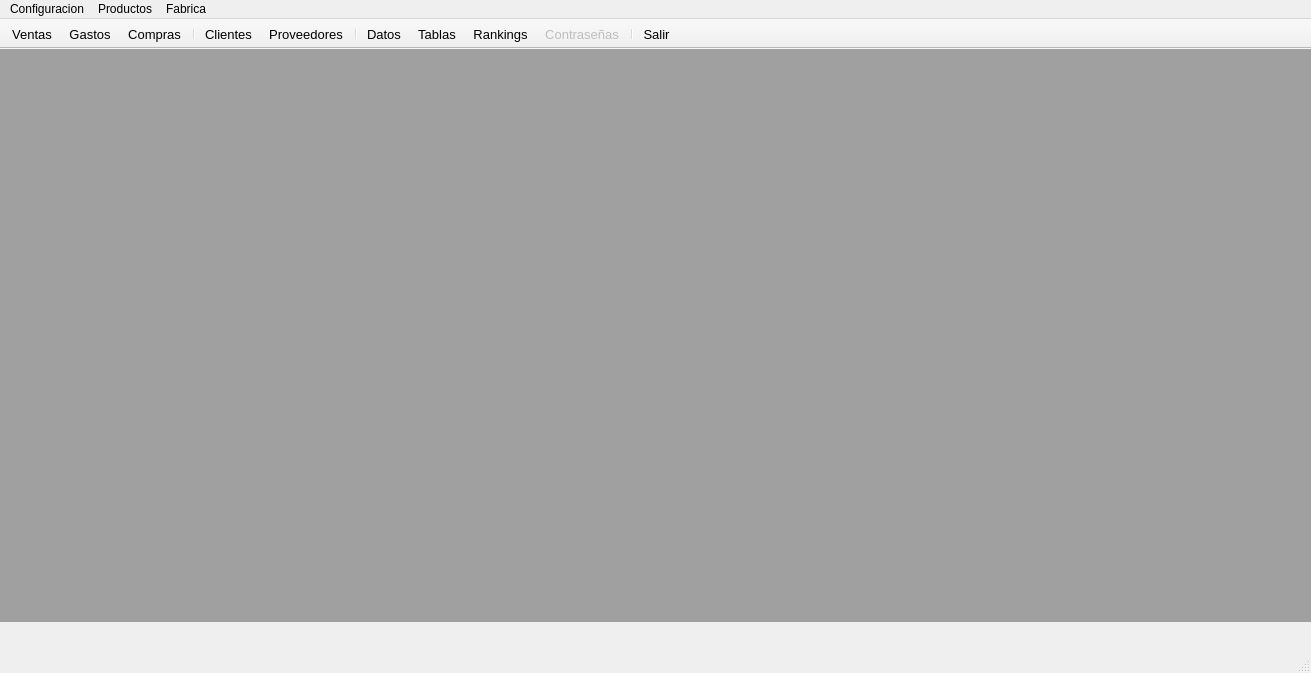
<?xml version="1.0" encoding="UTF-8"?>
<ui version="4.0">
 <class>VentanaPrincipal</class>
 <widget class="QMainWindow" name="VentanaPrincipal">
  <property name="geometry">
   <rect>
    <x>0</x>
    <y>0</y>
    <width>1311</width>
    <height>673</height>
   </rect>
  </property>
  <property name="minimumSize">
   <size>
    <width>1311</width>
    <height>673</height>
   </size>
  </property>
  <property name="maximumSize">
   <size>
    <width>1311</width>
    <height>673</height>
   </size>
  </property>
  <property name="font">
   <font>
    <family>Arial</family>
    <pointsize>9</pointsize>
    <weight>50</weight>
    <bold>false</bold>
   </font>
  </property>
  <property name="windowTitle">
   <string>La Primera S.A.</string>
  </property>
  <property name="windowIcon">
   <iconset>
    <normaloff>Iconos/Icon.ico</normaloff>Iconos/Icon.ico</iconset>
  </property>
  <property name="styleSheet">
   <string notr="true"/>
  </property>
  <widget class="QWidget" name="centralwidget">
   <widget class="QMdiArea" name="MDI">
    <property name="geometry">
     <rect>
      <x>0</x>
      <y>0</y>
      <width>1311</width>
      <height>573</height>
     </rect>
    </property>
    <property name="styleSheet">
     <string notr="true"/>
    </property>
    <property name="background">
     <brush brushstyle="SolidPattern">
      <color alpha="255">
       <red>160</red>
       <green>160</green>
       <blue>160</blue>
      </color>
     </brush>
    </property>
   </widget>
  </widget>
  <widget class="QToolBar" name="toolBar">
   <property name="enabled">
    <bool>true</bool>
   </property>
   <property name="font">
    <font>
     <pointsize>10</pointsize>
    </font>
   </property>
   <property name="contextMenuPolicy">
    <enum>Qt::NoContextMenu</enum>
   </property>
   <property name="windowTitle">
    <string>toolBar</string>
   </property>
   <property name="movable">
    <bool>false</bool>
   </property>
   <property name="allowedAreas">
    <set>Qt::AllToolBarAreas</set>
   </property>
   <property name="orientation">
    <enum>Qt::Horizontal</enum>
   </property>
   <property name="iconSize">
    <size>
     <width>32</width>
     <height>29</height>
    </size>
   </property>
   <property name="toolButtonStyle">
    <enum>Qt::ToolButtonTextUnderIcon</enum>
   </property>
   <property name="floatable">
    <bool>true</bool>
   </property>
   <attribute name="toolBarArea">
    <enum>TopToolBarArea</enum>
   </attribute>
   <attribute name="toolBarBreak">
    <bool>false</bool>
   </attribute>
   <addaction name="Venta"/>
   <addaction name="Gastos"/>
   <addaction name="Compras"/>
   <addaction name="separator"/>
   <addaction name="Clientes"/>
   <addaction name="Proveedores"/>
   <addaction name="separator"/>
   <addaction name="Datos"/>
   <addaction name="Tablas"/>
   <addaction name="Rankings"/>
   <addaction name="Pass"/>
   <addaction name="separator"/>
   <addaction name="Salir"/>
  </widget>
  <widget class="QMenuBar" name="menuBar">
   <property name="geometry">
    <rect>
     <x>0</x>
     <y>0</y>
     <width>1311</width>
     <height>21</height>
    </rect>
   </property>
   <property name="defaultUp">
    <bool>false</bool>
   </property>
   <widget class="QMenu" name="menuConfiguracion">
    <property name="title">
     <string>Configuracion</string>
    </property>
    <widget class="QMenu" name="menuGestion_de_tablas">
     <property name="geometry">
      <rect>
       <x>172</x>
       <y>140</y>
       <width>135</width>
       <height>116</height>
      </rect>
     </property>
     <property name="tearOffEnabled">
      <bool>false</bool>
     </property>
     <property name="title">
      <string>Gest. Tablas</string>
     </property>
     <addaction name="MZonas"/>
     <addaction name="MListas"/>
     <addaction name="MCuentas"/>
    </widget>
    <addaction name="menuGestion_de_tablas"/>
    <addaction name="MEmail"/>
    <addaction name="MConfig"/>
   </widget>
   <widget class="QMenu" name="menuCamioneta">
    <property name="title">
     <string>Productos</string>
    </property>
    <addaction name="MProductos"/>
    <addaction name="MPrecios"/>
   </widget>
   <widget class="QMenu" name="menuFabrica">
    <property name="title">
     <string>Fabrica</string>
    </property>
    <addaction name="MPresupuestos"/>
    <addaction name="MResumC"/>
   </widget>
   <addaction name="menuConfiguracion"/>
   <addaction name="menuCamioneta"/>
   <addaction name="menuFabrica"/>
  </widget>
  <widget class="QStatusBar" name="statusBar"/>
  <action name="Venta">
   <property name="enabled">
    <bool>true</bool>
   </property>
   <property name="icon">
    <iconset>
     <normaloff>Iconos/Venta.png</normaloff>Iconos/Venta.png</iconset>
   </property>
   <property name="text">
    <string>Ventas</string>
   </property>
  </action>
  <action name="Gastos">
   <property name="enabled">
    <bool>true</bool>
   </property>
   <property name="icon">
    <iconset>
     <normaloff>Iconos/Gastos.png</normaloff>Iconos/Gastos.png</iconset>
   </property>
   <property name="text">
    <string>Gastos</string>
   </property>
  </action>
  <action name="Clientes">
   <property name="enabled">
    <bool>true</bool>
   </property>
   <property name="icon">
    <iconset>
     <normaloff>Iconos/Clientes.png</normaloff>Iconos/Clientes.png</iconset>
   </property>
   <property name="text">
    <string>Clientes</string>
   </property>
  </action>
  <action name="Proveedores">
   <property name="enabled">
    <bool>true</bool>
   </property>
   <property name="icon">
    <iconset>
     <normaloff>Iconos/Proveedor.png</normaloff>Iconos/Proveedor.png</iconset>
   </property>
   <property name="text">
    <string>Proveedores</string>
   </property>
  </action>
  <action name="Tablas">
   <property name="icon">
    <iconset>
     <normaloff>Iconos/Tablas.png</normaloff>Iconos/Tablas.png</iconset>
   </property>
   <property name="text">
    <string>Tablas</string>
   </property>
  </action>
  <action name="Datos">
   <property name="icon">
    <iconset>
     <normaloff>Iconos/Datos.png</normaloff>Iconos/Datos.png</iconset>
   </property>
   <property name="text">
    <string>Datos</string>
   </property>
   <property name="toolTip">
    <string>Datos</string>
   </property>
  </action>
  <action name="Compras">
   <property name="icon">
    <iconset>
     <normaloff>Iconos/Compras.png</normaloff>Iconos/Compras.png</iconset>
   </property>
   <property name="text">
    <string>Compras</string>
   </property>
  </action>
  <action name="Rankings">
   <property name="icon">
    <iconset>
     <normaloff>Iconos/progreso.png</normaloff>Iconos/progreso.png</iconset>
   </property>
   <property name="text">
    <string>Rankings</string>
   </property>
  </action>
  <action name="Salir">
   <property name="icon">
    <iconset>
     <normaloff>Iconos/Salir.png</normaloff>Iconos/Salir.png</iconset>
   </property>
   <property name="text">
    <string>Salir</string>
   </property>
  </action>
  <action name="MZonas">
   <property name="text">
    <string>Zonas</string>
   </property>
  </action>
  <action name="MListas">
   <property name="text">
    <string>Listas</string>
   </property>
  </action>
  <action name="MCuentas">
   <property name="text">
    <string>Cuentas</string>
   </property>
  </action>
  <action name="MProductos">
   <property name="text">
    <string>Productos</string>
   </property>
  </action>
  <action name="MPrecios">
   <property name="text">
    <string>Precios</string>
   </property>
  </action>
  <action name="MEmail">
   <property name="text">
    <string>Email</string>
   </property>
  </action>
  <action name="MResumC">
   <property name="text">
    <string>Resumen de Cuentas</string>
   </property>
  </action>
  <action name="MPresupuestos">
   <property name="text">
    <string>Presupuestos</string>
   </property>
  </action>
  <action name="Pass">
   <property name="enabled">
    <bool>false</bool>
   </property>
   <property name="icon">
    <iconset>
     <normaloff>Iconos/Pass.png</normaloff>Iconos/Pass.png</iconset>
   </property>
   <property name="text">
    <string>Contraseñas</string>
   </property>
  </action>
  <action name="MConfig">
   <property name="text">
    <string>Configuracion</string>
   </property>
  </action>
 </widget>
 <resources/>
 <connections>
  <connection>
   <sender>Venta</sender>
   <signal>triggered()</signal>
   <receiver>VentanaPrincipal</receiver>
   <slot>showVentas()</slot>
   <hints>
    <hint type="sourcelabel">
     <x>-1</x>
     <y>-1</y>
    </hint>
    <hint type="destinationlabel">
     <x>655</x>
     <y>336</y>
    </hint>
   </hints>
  </connection>
  <connection>
   <sender>Salir</sender>
   <signal>triggered()</signal>
   <receiver>VentanaPrincipal</receiver>
   <slot>showSalir()</slot>
   <hints>
    <hint type="sourcelabel">
     <x>-1</x>
     <y>-1</y>
    </hint>
    <hint type="destinationlabel">
     <x>655</x>
     <y>336</y>
    </hint>
   </hints>
  </connection>
  <connection>
   <sender>MPrecios</sender>
   <signal>triggered()</signal>
   <receiver>VentanaPrincipal</receiver>
   <slot>showPrecios()</slot>
   <hints>
    <hint type="sourcelabel">
     <x>-1</x>
     <y>-1</y>
    </hint>
    <hint type="destinationlabel">
     <x>655</x>
     <y>336</y>
    </hint>
   </hints>
  </connection>
 </connections>
 <slots>
  <slot>showClientes()</slot>
  <slot>showVentas()</slot>
  <slot>showZonas()</slot>
  <slot>showGastos()</slot>
  <slot>showProve()</slot>
  <slot>showCuentasBU()</slot>
  <slot>showCuentasG()</slot>
  <slot>showTablas()</slot>
  <slot>showBDA()</slot>
  <slot>showCompras()</slot>
  <slot>showRankings()</slot>
  <slot>showSalir()</slot>
  <slot>showProductos()</slot>
  <slot>showListas()</slot>
  <slot>showPrecios()</slot>
  <slot>showResC()</slot>
  <slot>showEmail()</slot>
  <slot>showFabTab()</slot>
  <slot>showPass()</slot>
  <slot>showSeteo()</slot>
 </slots>
</ui>
